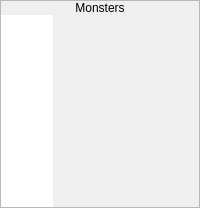
    <widget class="QFrame" name="frame">
     <property name="sizePolicy">
      <sizepolicy hsizetype="Fixed" vsizetype="Preferred">
       <horstretch>0</horstretch>
       <verstretch>0</verstretch>
      </sizepolicy>
     </property>
     <property name="frameShape">
      <enum>QFrame::StyledPanel</enum>
     </property>
     <property name="frameShadow">
      <enum>QFrame::Raised</enum>
     </property>
     <layout class="QVBoxLayout" name="verticalLayout">
      <property name="spacing">
       <number>0</number>
      </property>
      <property name="leftMargin">
       <number>0</number>
      </property>
      <property name="topMargin">
       <number>0</number>
      </property>
      <property name="rightMargin">
       <number>0</number>
      </property>
      <property name="bottomMargin">
       <number>0</number>
      </property>
      <item>
       <widget class="QLabel" name="label">
        <property name="sizePolicy">
         <sizepolicy hsizetype="Preferred" vsizetype="Fixed">
          <horstretch>0</horstretch>
          <verstretch>0</verstretch>
         </sizepolicy>
        </property>
        <property name="text">
         <string>Monsters</string>
        </property>
        <property name="alignment">
         <set>Qt::AlignCenter</set>
        </property>
       </widget>
      </item>
      <item>
       <widget class="QWidget" name="widget" native="true">
        <layout class="QVBoxLayout" name="verticalLayout_2">
         <property name="spacing">
          <number>0</number>
         </property>
         <property name="leftMargin">
          <number>0</number>
         </property>
         <property name="topMargin">
          <number>0</number>
         </property>
         <property name="rightMargin">
          <number>0</number>
         </property>
         <property name="bottomMargin">
          <number>0</number>
         </property>
         <item>
          <widget class="QListWidget" name="lstMonsters">
           <property name="minimumSize">
            <size>
             <width>52</width>
             <height>0</height>
            </size>
           </property>
           <property name="maximumSize">
            <size>
             <width>52</width>
             <height>16777215</height>
            </size>
           </property>
           <property name="font">
            <font>
             <family>Monospace</family>
            </font>
           </property>
           <property name="frameShape">
            <enum>QFrame::NoFrame</enum>
           </property>
           <property name="verticalScrollBarPolicy">
            <enum>Qt::ScrollBarAlwaysOff</enum>
           </property>
           <property name="horizontalScrollBarPolicy">
            <enum>Qt::ScrollBarAlwaysOff</enum>
           </property>
           <property name="iconSize">
            <size>
             <width>48</width>
             <height>48</height>
            </size>
           </property>
           <property name="textElideMode">
            <enum>Qt::ElideNone</enum>
           </property>
           <property name="verticalScrollMode">
            <enum>QAbstractItemView::ScrollPerPixel</enum>
           </property>
           <property name="horizontalScrollMode">
            <enum>QAbstractItemView::ScrollPerPixel</enum>
           </property>
           <property name="flow">
            <enum>QListView::TopToBottom</enum>
           </property>
          </widget>
         </item>
        </layout>
       </widget>
      </item>
     </layout>
    </widget>
